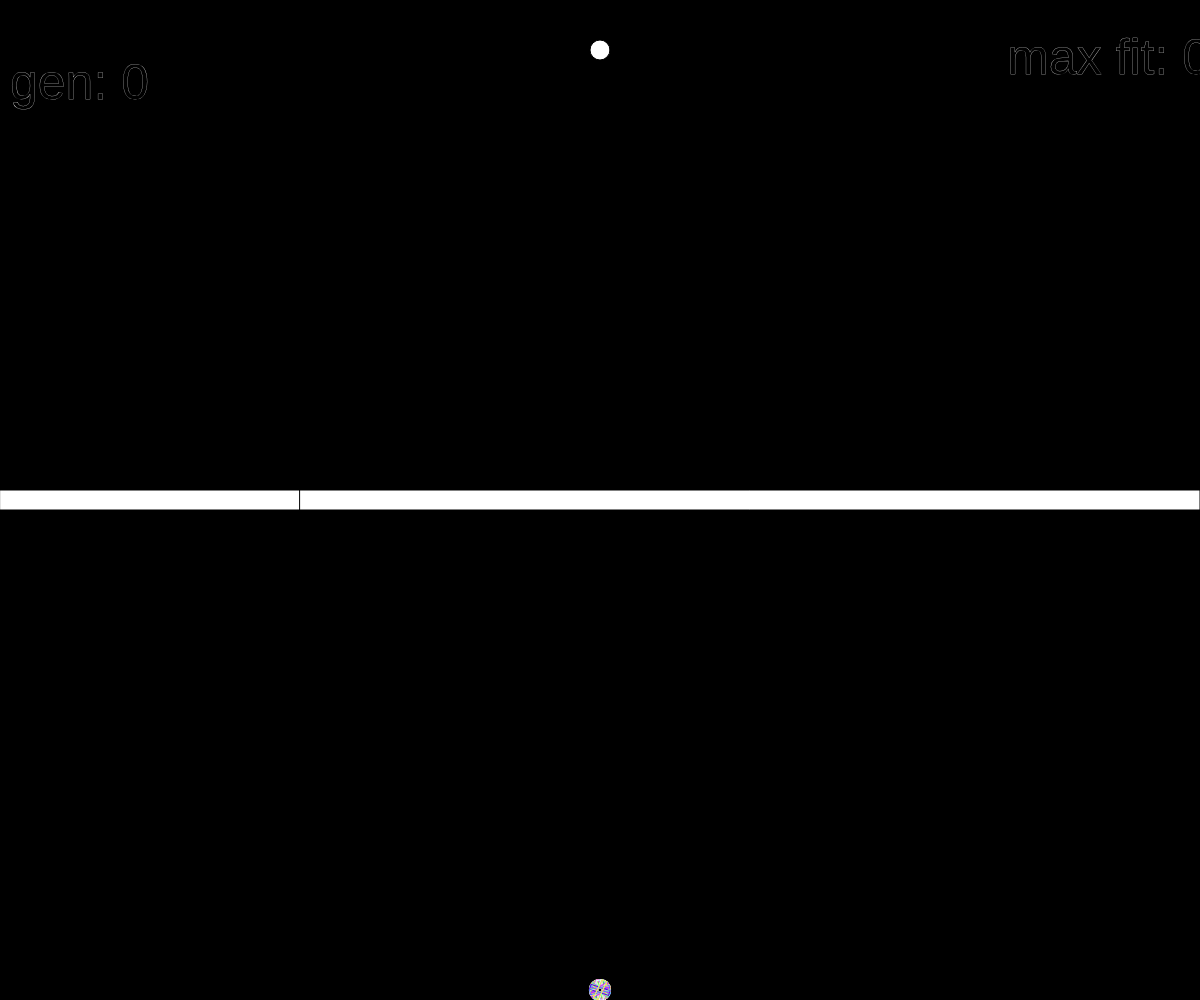
Frame 1 (no input)
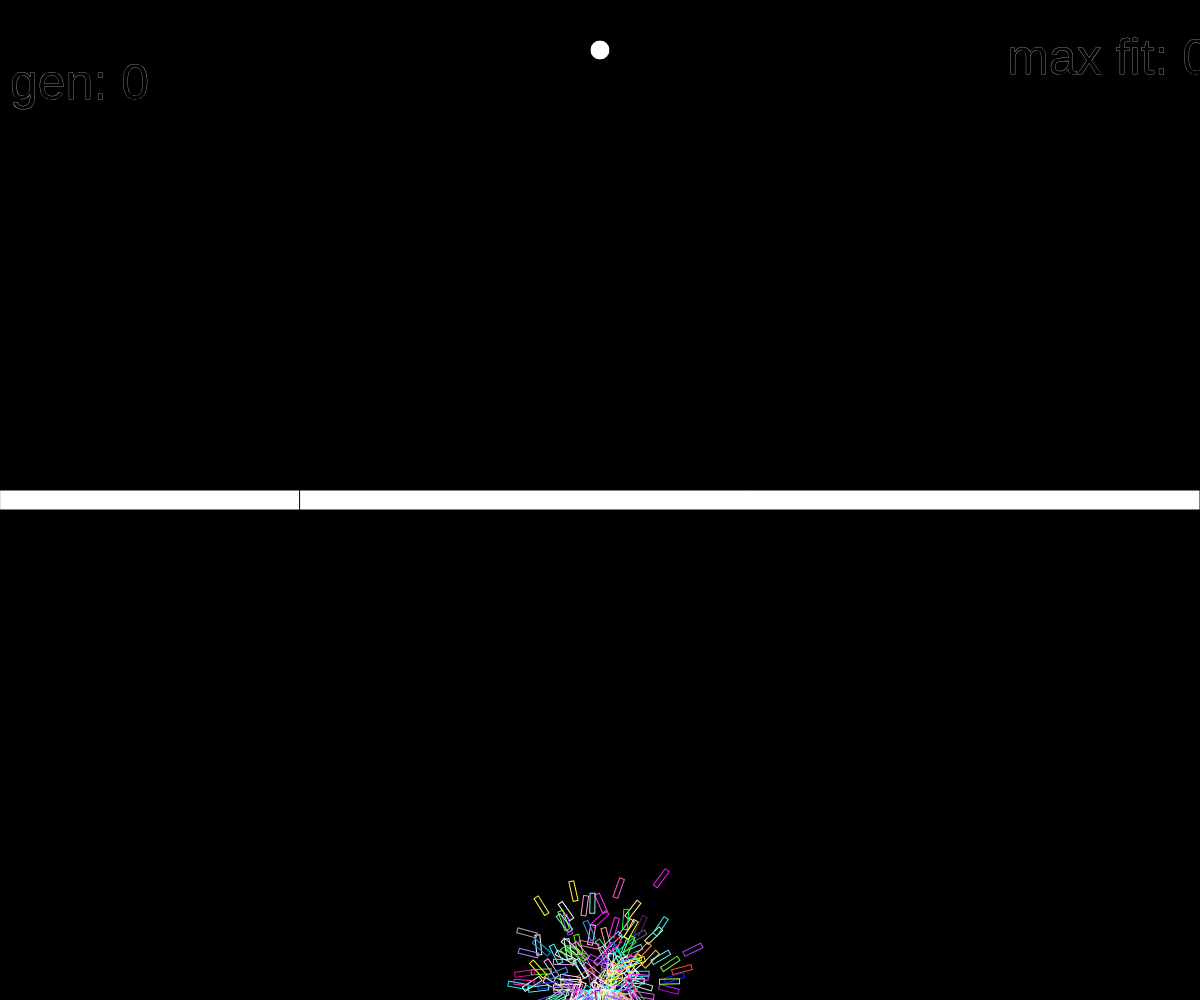
Frame 60 (no input)
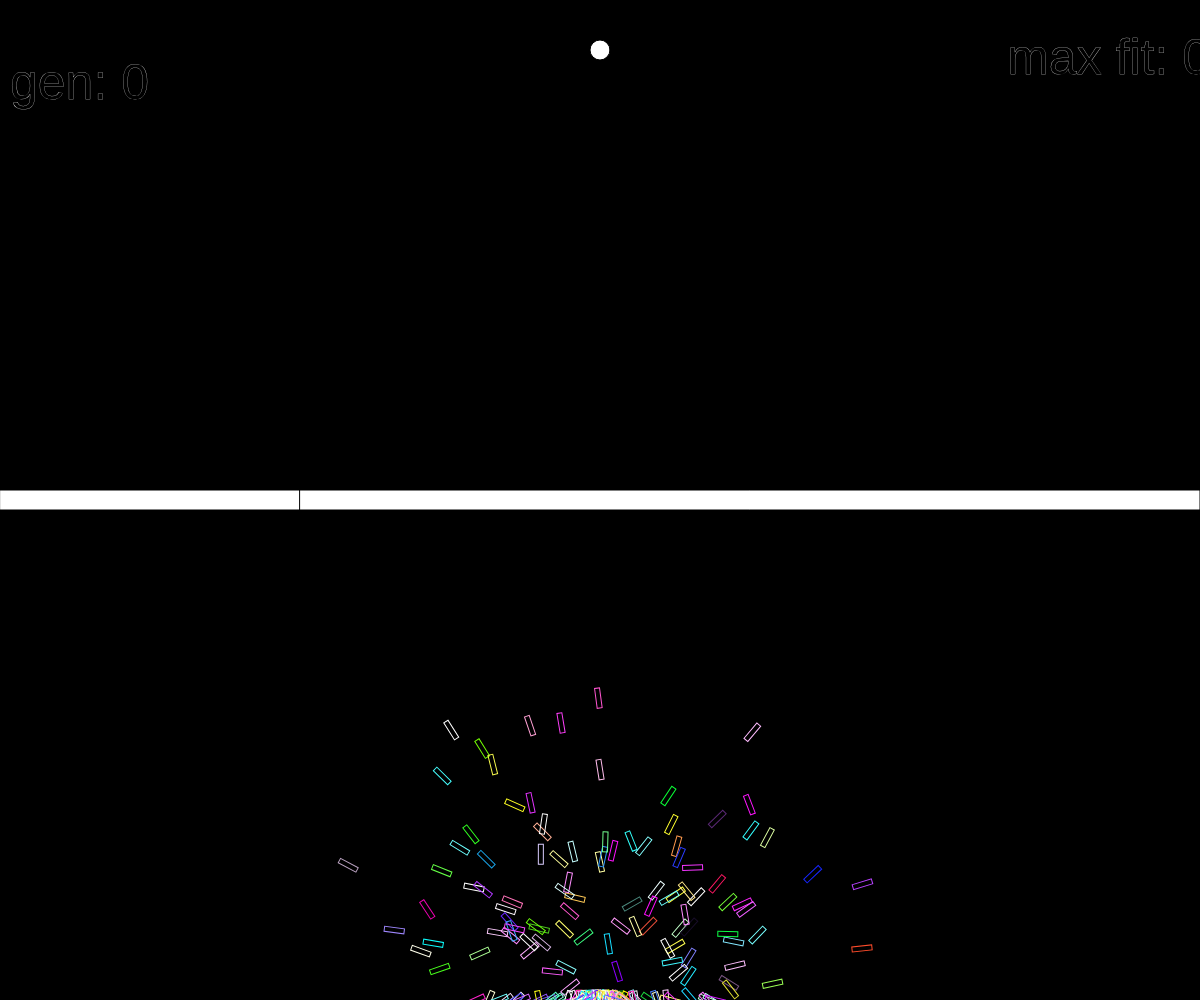
Frame 120 (the mouse pressed at the canvas centre since frame 60)

The p5.js sketch that drew these frames (run headless with seeded random() and noise() and a simulated clock; from frame 60 on, the mouse is pressed at the canvas centre):

// p5.js sketch
// ── sketch.js
var population;
var lifeSpan = 250;
var count = 0;
var target;
var generationNumber = 0;
var currentMaxFit = 0;

var obstacles = [];


var speedMultiplier = 1;

function setup() {
  createCanvas(windowWidth, windowHeight);
  population = new Population();
  target = createVector(width / 2, 50);
 
  obstacles.push(new Obstacle(0, height / 2, 900, 20));
  obstacles.push(new Obstacle(width - 900, height / 2, 900, 20));
  //obstacles.push(new Obstacle(width / 2 - 375, height / 2, 750, 20));
}

function draw() {
  for (let index = 0; index < speedMultiplier; index++) {
    background(0);
    population.run();
    count++;
  
    renderText();
    renderObstacles();

    // reset generation once it reaches it's life span
    if (count == lifeSpan) {
      population.evaluate();
      currentMaxFit = population.maxfit;
      population.selection();
      generationNumber++;
      count = 0;
    }
    //render target
    ellipse(target.x, target.y, 20, 20)
  }
 
}
function renderText(){
  push();
  
  stroke(255);
  strokeWeight(0.25);
  textSize(50);

  textAlign(LEFT, TOP);
  noFill();


  text("gen: " + generationNumber, 10, 60, width);

  textAlign(RIGHT, CENTER);
  text("max fit: " + floor(currentMaxFit), 10, 60, width);

  pop();
}
function renderObstacles(){
  for (let index = 0; index < obstacles.length; index++) {
    obstacles[index].show();
  }
}

// ── dna.js
function DNA(genes) {
    if (genes) {
        this.genes = genes;
    }
    else {
        this.genes = [];
        for (let index = 0; index < lifeSpan; index++) {
            this.genes[index] = p5.Vector.random2D();
            this.genes[index].setMag(0.2);
        }
    }

    this.crossover = function (partner) {
        // make a new dna that will be a half of parent a and the other of parent
        var newDna = [];
        var mid = floor(random(lifeSpan));
        for (var i = 0; i < this.genes.length; i++) {
            if (i > mid) {
                newDna[i] = this.genes[i];
            }
            else {
                newDna[i] = partner.genes[i];
            }
        }
        return new DNA(newDna);
    }
    this.mutation = function(){
        for (let index = 0; index < this.genes.length; index++) {
            if(random(1) < 0.01){
                this.genes[index] = p5.Vector.random2D();
                console.log("mutation occured");
            }
            
        }
    }
   
}
// ── obstacle.js
function Obstacle(posX, posY, width, height){

    this.x = posX;
    this.y = posY;
    
    this.width = width;
    this.height = height;

    this.show = function(){
        
        rect(this.x , this.y - this.height / 2, this.width, this.height)
    }
}
// ── population.js
function Population() {
    this.rockets = [];
    this.popsize = 250
    this.matingpool = [];
    this.maxfit = 0;
    for (var i = 0; i < this.popsize; i++) {
        this.rockets[i] = new Rocket();
    }

    this.run = function () {
        for (var i = 0; i < this.popsize; i++) {
            this.rockets[i].update();
            this.rockets[i].show();
        }
    }
    this.evaluate = function () {

        // find what the best fitness value is
        for (let index = 0; index < this.popsize; index++) {
            this.rockets[index].calculateFitness();
            if (this.rockets[index].fitness > this.maxfit) {
                this.maxfit = this.rockets[index].fitness;

            }
        }

        // order rockets based on their fitness
        for (let index = this.rockets.length - 1; index > 0; index--) {
            var lastIndex = index;

            while (this.rockets[index].fitness > this.rockets[index - 1].fitness) {
                var worseRocket = this.rockets[index - 1];
                this.rockets[index - 1] = this.rockets[index];
                this.rockets[index] = worseRocket;
                if (index > 1) {
                    index--;
                }
            }
            index = lastIndex;
        }

        // make all fitness values be between 0 and 1
        for (let index = 0; index < this.popsize; index++) {
            this.rockets[index].fitness /= this.maxfit;
        }

        // make a mating pool with the top 50 percent of the rockets
        this.matingpool = [];
        for (let index = 0; index < this.popsize - floor(this.popsize / 2); index++) {
            var n = floor(this.rockets[index].fitness * 100);
            for (let x = 0; x < n; x++) {
                this.matingpool.push(this.rockets[index]);
            }
        }

     
    }
    this.selection = function () {
        var newRockets = [];
        for (let index = 0; index < this.rockets.length; index++) {
            var parentA = random(this.matingpool).dna;
            var parentB = random(this.matingpool).dna;

            var child = parentA.crossover(parentB);
            child.mutation();
            newRockets.push(new Rocket(child));
        }
        this.rockets = newRockets;
    }

}
// ── rocket.js
function addSecond(rocketObject) {
  rocketObject.currentTime++;
}

function Rocket(dna) {

  if (dna) {
    this.dna = dna
  }
  else {
    this.dna = new DNA();
  }

  this.currentFrames = 0;

  this.position = createVector(width / 2, height - 10);
  this.velocity = createVector(0, 0);
  this.acceleration = createVector();
  this.randomColor = [random(500), random(500), random(500)];

  this.fitness = 0;
  this.reachedTarget = false;
  this.hitObstacle = false;
  //this.rocketTimer = setInterval(function(){this.currentTime++}, 1);

  this.applyForce = function (force) {
    this.acceleration.add(force);

  }

  this.checkCollision = function () {
    // check if hit borders
    if (this.position.x > width || this.position.x < 0 || this.position.y > height || this.position.y < 0) {
      this.hitObstacle = true;
    }
    // check if rocket has hit any obstacles
    for (let index = 0; index < obstacles.length; index++) {
      if (this.position.y > obstacles[index].y && this.position.y < obstacles[index].y + obstacles[index].height) {
        if (this.position.x > obstacles[index].x && this.position.x < obstacles[index].x + obstacles[index].width) {
          this.hitObstacle = true;
        }
      }
    }
  }
  this.update = function () {
    if (dist(this.position.x, this.position.y, target.x, target.y) < 25) {
      this.reachedTarget = true;
      this.position = target.copy();
    }

    this.checkCollision();

    if (this.reachedTarget == false && this.hitObstacle == false) {
      this.currentFrames++;
      this.applyForce(this.dna.genes[count]);

      this.velocity.add(this.acceleration);
      this.position.add(this.velocity);
      this.acceleration.mult(0);
    }
  }


  this.show = function () {
    push();
    translate(this.position.x, this.position.y);

    rotate(this.velocity.heading());

    noFill();
    stroke(this.randomColor);
    rectMode(CENTER);
    rect(0, 0, 20, 5);
    pop();
  }
  this.calculateFitness = function () {
    var distance = dist(this.position.x, this.position.y, target.x, target.y);
    var mapValue = map(distance, 0, width, width, 0);
    this.fitness = pow(2, mapValue / 100);
    if (this.hitObstacle) {
      this.fitness /= 100;
    }
    if (this.reachedTarget) {
      this.fitness = (this.fitness / this.currentFrames) * 2000;
    }
  }
}
